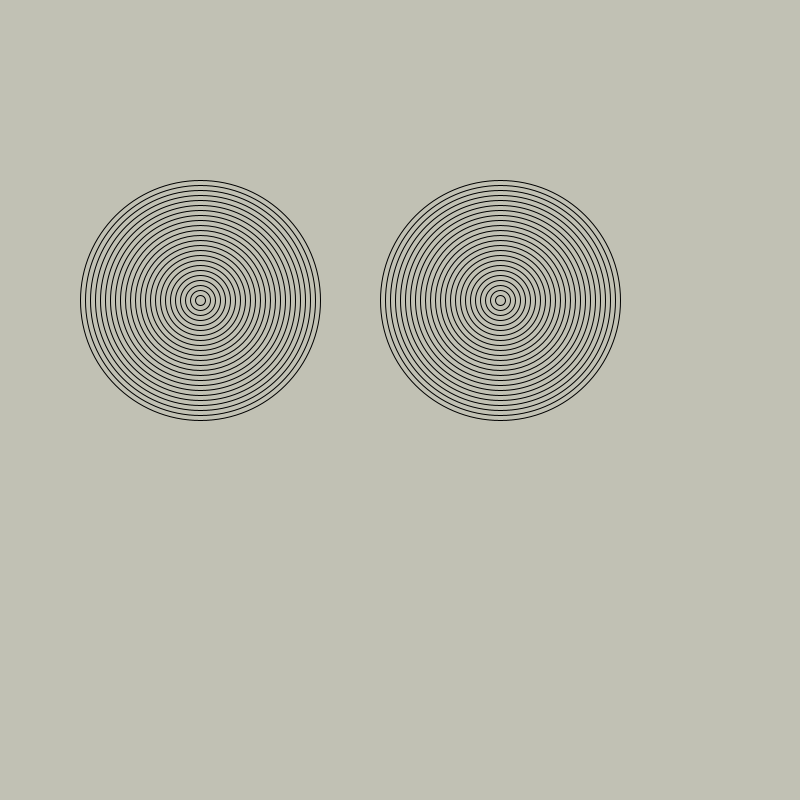
Frame 1 (no input)
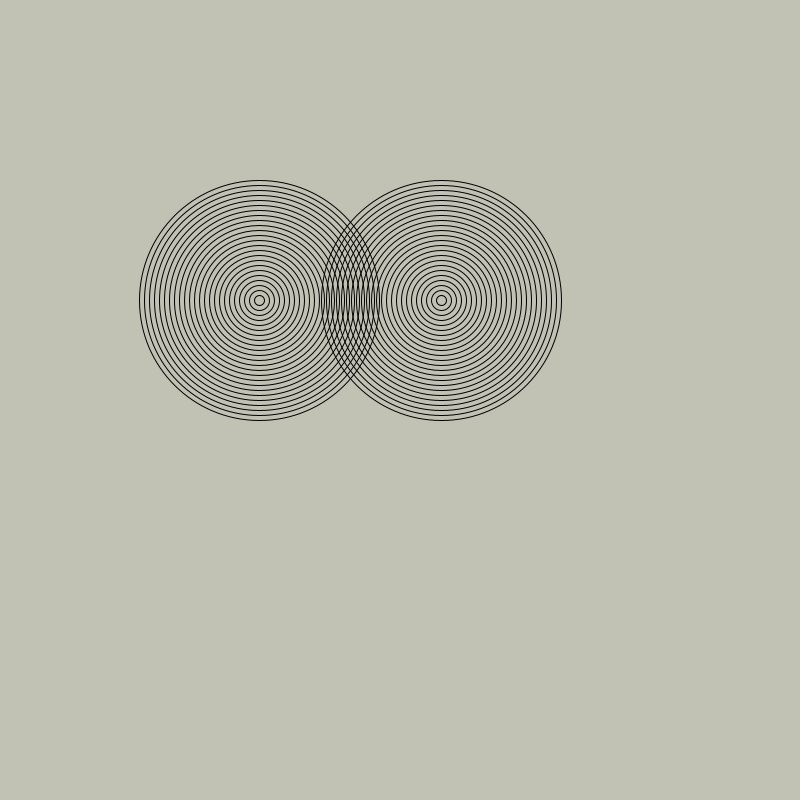
Frame 60 (the mouse pressed at the canvas centre just before this capture)
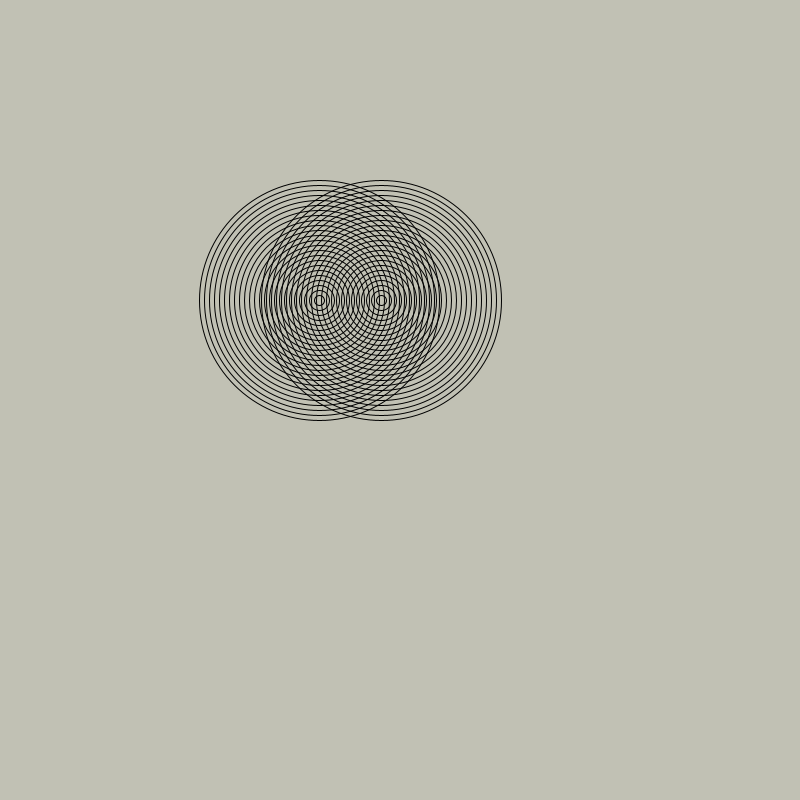
Frame 120 (the mouse held since frame 60 and released just before this capture)

The Processing sketch that drew these frames (run headless with seeded random() and noise(); from frame 60 on, the mouse is pressed at the canvas centre):

// Processing sketch: amazing_rings
// ── amazing_rings.pde
int X = 200;
int X1 =200;
int X2= 500;
void setup(){
  size(800, 800);

  
  
  }  

void draw(){
  background(#C1C1B4);
    for(int i= 0; i<25; i++){
      noFill();
    ellipse(X1, 300, i * 10, i * 10);
    }
    X1++;
     for(int i= 0; i<25; i++){
      noFill();
    ellipse(X2, 300, i * 10, i * 10);
    }
    X2--;
}
